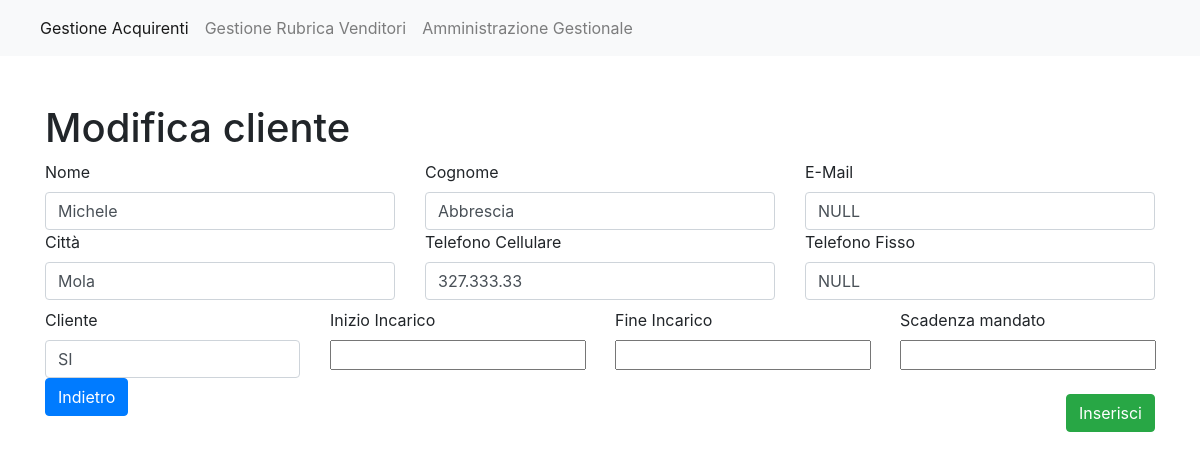
The app's page /rubrica/modifica_cliente/2 with its own data.
### core/models.py (models this page shows, shortened)
class Cliente(models.Model):
    nome = models.CharField(max_length=100)
    cognome = models.CharField(max_length=100)
    email = models.EmailField(null=True)
    citta = models.CharField(max_length=200)
    telefono_fisso = models.CharField(max_length=10)
    telefono_cellulare = models.CharField(max_length=10)
    cliente = models.CharField(max_length=100)
    scadenza = models.DateField(null=True)
    inizio_incarico = models.DateField(null=True)
    fine_incarico = models.DateField(null=True)

### core/views.py (the view, shortened to what this page needs)
# urls.py: path('rubrica/modifica_cliente/<int:pk>', views.modifica_cliente, name="modifica_cliente"),
def modifica_cliente ( request , pk ):
    cliente = get_object_or_404( Cliente , pk = pk)
    if request.method == 'GET':
        form = FormCliente ( instance = cliente )
        return render ( request , 'form_cliente.html' , { 'form' : form } )

### templates/form_cliente.html (shortened to what this page needs)
{%  extends 'index.html' %}
{% block content %}
    <div class="container mt-5">
    {% if form.nome.value and form.cognome.value is not None %}
            <h1>Modifica cliente</h1>
        {% else %}
        <h1>Aggiungi nuovo cliente</h1>
        {% endif %}
        <form method="POST">
                    <div class="row">
                        <div class="col-4">
                            <label for="nome">Nome</label>
                            {{ form.nome }}
                        </div>
                        <div class="col-4">
                            <label for="cognome">Cognome</label>
                            {{ form.cognome }}
                        </div>
                        <div class="col-4">
                            <label for="email">E-Mail</label>
                            {{ form.email }}
                        </div>
                    </div>
                    <div class="row">
                        <div class="col-4">
                            <label for="nome">Città</label>
                            {{ form.citta }}
                        </div>
                        <div class="col-4">
                            <label for="cognome">Telefono Cellulare</label>
                            {{ form.telefono_cellulare }}
                        </div>
                        <div class="col-4">
                            <label for="email">Telefono Fisso</label>
                            {{ form.telefono_fisso }}
                        </div>
                    </div>
                 <div class="row mt-2">
                        <div class="col-3">
                            <label for="nome">Cliente</label>
                            {{ form.cliente }}
                        </div>
                        <div class="col-3">
                            <label for="inizio_incarico">Inizio Incarico</label>
                            <br>
                            {{ form.inizio_incarico }}
                        </div>
                        <div class="col-3">
                            <label for="fine_incarico">Fine Incarico</label>
                            <br>
                            {{ form.fine_incarico }}
                        </div>
                         <div class="col-3">
                            <label for="scadenza">Scadenza mandato</label>
                            <br>
                            {{ form.scadenza }}
                        </div>
                    </div>
                    <button class="btn btn-success mt-3" type="submit" style="float: right">Inserisci</button>
                </form>
    <a href="{% url 'gestione_rubrica' %}"><button class="btn btn-primary">Indietro</button></a>
            </div>
        </div>
{% endblock %}

### records on screen
Cliente: nome "Michele", cognome "Abbrescia", email "NULL", citta "Mola", telefono_cellulare "327.333.33", telefono_fisso "NULL", cliente "SI"
